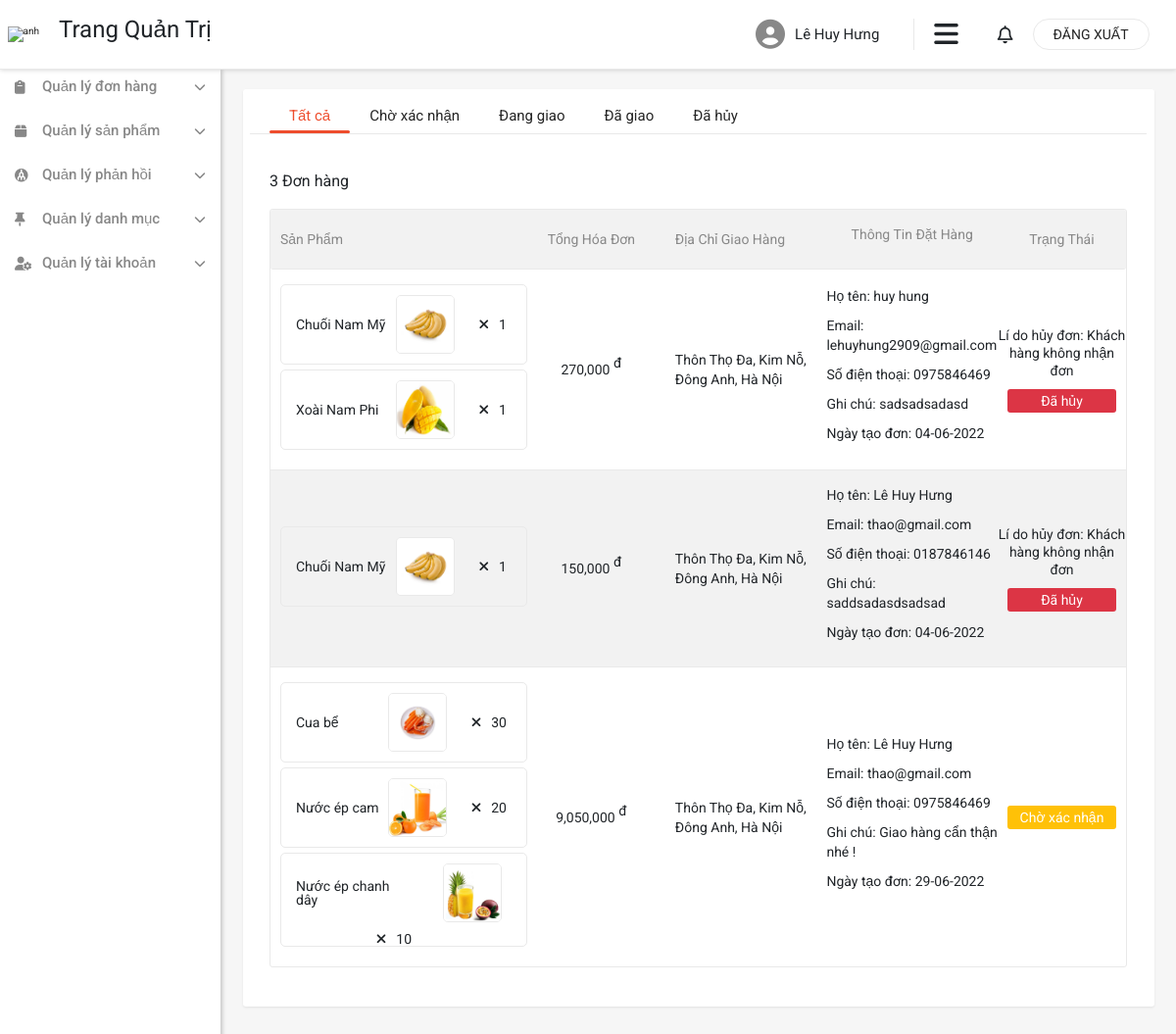
/admin/order/index.php (signed in), run on the app's committed database.
### tables this page shows
CREATE TABLE `order_detail` (
  `order_id` int(11) NOT NULL,
  `product_id` int(11) NOT NULL,
  `price` int(11) NOT NULL,
  `quantity` int(11) NOT NULL,
  `total` int(11) NOT NULL
);

CREATE TABLE `product` (
  `id` int(11) NOT NULL,
  `cate_id` int(11) NOT NULL,
  `title` varchar(100) NOT NULL,
  `price` int(11) NOT NULL,
  `unit` varchar(20) NOT NULL,
  `country` varchar(50) NOT NULL,
  `discount` int(11) NOT NULL,
  `quantity` int(11) NOT NULL,
  `description` longtext NOT NULL,
  `created_At` datetime NOT NULL,
  `updated_At` datetime NOT NULL,
  `deleted` int(11) NOT NULL DEFAULT 0
);

CREATE TABLE `galery` (
  `id` int(11) NOT NULL,
  `product_id` int(11) NOT NULL,
  `thumbnail` varchar(500) NOT NULL,
  `created_At` datetime NOT NULL
);

CREATE TABLE `orders` (
  `id` int(11) NOT NULL,
  `user_id` int(11) NOT NULL,
  `name` varchar(50) NOT NULL,
  `email` varchar(100) NOT NULL,
  `phone` varchar(20) NOT NULL,
  `address` varchar(300) NOT NULL,
  `note` varchar(500) NOT NULL,
  `order_date` datetime NOT NULL,
  `total_money` int(11) NOT NULL,
  `reason` varchar(200) NOT NULL,
  `status` int(11) NOT NULL DEFAULT 0
);

### database/dbhelper.php (called while the page is built, shortened)
<?php
function executeResult($sql, $isSingle = false)
{
    $data = null;
    $cont = mysqli_connect(HOST, USERNAME, PASSWORD, DATABASE);
    mysqli_set_charset($cont, "utf8");
    $result = mysqli_query($cont, $sql);
    if ($isSingle) {
        $data = mysqli_fetch_array($result, 1);
    } else {
        $data = [];
        while (($row = mysqli_fetch_array($result, 1)) != null) {
            $data[] = $row;
        }
    }
    return $data;
}

### admin/order/index.php (the view, shortened to what this page needs)
<?php
require_once '../../database/dbhelper.php';
$status = "";
$user_id = "";
$getOrder = "";
if (empty($status) && $status != 0) {
    $getOrder = "SELECT * FROM orders";
} else {
    if (!empty($user_id)) {
        $getOrder = "SELECT * FROM orders WHERE status = '$status' AND user_id =" . $user_id;
    } else {
        $getOrder = "SELECT * FROM orders WHERE status = '$status'";
    }
}
$orders = executeResult($getOrder);
$getOrderDetail = "SELECT order_id, product_id, title, order_detail.quantity FROM order_detail INNER JOIN product ON order_detail.product_id = product.id";
$orderDetails = executeResult($getOrderDetail);
$pro_ids = array();
$id_pro = "";
if (!empty($orderDetails)) {
    foreach ($orderDetails as $row) {
        $pro_ids[] = $row['product_id'];
    }
    $id_pro = "(" . implode(',', $pro_ids) . ")";
}
if (!empty($id_pro)) {
    $thumbnails = executeResult("SELECT * FROM galery WHERE product_id IN $id_pro");
}
?>
<!DOCTYPE html>
<html lang="en">
<head>
    <link href="https://cdn.jsdelivr.net/npm/bootstrap@5.1.3/dist/css/bootstrap.min.css" rel="stylesheet"
 />
    <link rel="stylesheet" href="https://cdnjs.cloudflare.com/ajax/libs/font-awesome/6.1.1/css/all.min.css"
 />
    <link rel="stylesheet" href="./../../dist/css/style.css" />
</head>
<?php
require_once './../inc/header.php';
?>
<body>
    <div class="row">
        <div class="col admin__component">
            <div class="container">
                <div class="row">
                    <div class="col orders shadow-sm">
                        <div class="orders__header">
                            <ul class="orders__tab">
                                <li class="orders__tab__item <?=$status == "" ? "active" : ""?>">
                                    <a href="./index.php<?=empty($user_id) ? "" : "?id=$user_id"?>">Tất cả</a>
                                </li>
                                <li class="orders__tab__item <?=$status == 0 ? "active" : ""?>">
                                    <a href="?status=0<?=empty($user_id) ? "" : "&id=$user_id"?>">Chờ xác nhận</a>
                                </li>
                                <li class="orders__tab__item <?=$status == 1 ? "active" : ""?>">
                                    <a href="?status=1<?=empty($user_id) ? "" : "&id=$user_id"?>">Đang giao</a>
                                </li>
                                <li class="orders__tab__item <?=$status == 2 ? "active" : ""?>">
                                    <a href="?status=2<?=empty($user_id) ? "" : "&id=$user_id"?>">Đã giao</a>
                                </li>
                                <li class="orders__tab__item <?=$status == 3 ? "active" : ""?>">
                                    <a href="?status=3<?=empty($user_id) ? "" : "&id=$user_id"?>">Đã hủy</a>
                                </li>
                                <div class="orders__tab__line"></div>
                            </ul>
                        </div>
                        <div class="orders__body">
                            <div class="orders__list">
                                <?php
if (count($orders) > 0) {
    echo '<div class="orders__list__header">
            <h2>' . count($orders) . ' Đơn hàng</h2>
        </div>';
}
?>
                                <div class="orders__list__body">
                                    <div class="orders__list__body__arr <?=count($orders) > 0 ? "" : "d-none"?>">
                                        <div class="orders__list__body__item orders__list__body__item--header">
                                            <div class="orders__list__body__item__products">
                                                <p>Sản phẩm</p>
                                            </div>
                                            <div class="orders__list__body__item__summary">
                                                <p>Tổng hóa đơn</p>
                                            </div>
                                            <div class="orders__list__body__item__address">
                                                <p>Địa chỉ giao hàng</p>
                                            </div>
                                            <div class="orders__list__body__item__info text-center">
                                                <p>Thông tin đặt hàng</p>
                                            </div>
                                            <div class="orders__list__body__item__status text-center">
                                                <p>Trạng thái</p>
                                            </div>
                                        </div>
                                        <?php
foreach ($orders as $row) {
    $status = "";
    $order_date = date_create($row['order_date']);
    switch ($row['status']) {
        case 0:
            $status = "Chờ xác nhận";
            break;
        case 3:
            $status = "Đã hủy";
            break;
    }
    echo '<div class="orders__list__body__item">
                <div class="orders__list__body__item__products">';
    foreach ($orderDetails as $item) {
        if ($item['order_id'] == $row['id']) {
            $thumbnail = "";
            foreach ($thumbnails as $img) {
                if ($img['product_id'] == $item['product_id']) {
                    $thumbnail = $img['thumbnail'];
                    break;
                }
            }
            echo '<div class="order__product">
                    <div class="d-flex align-items-center flex-grow-1 px-4">
                        <p class="order__product__title">
                            ' . $item['title'] . '
                        </p>
                        <img src="../../assets/thumbnail/' . $thumbnail . '" alt="anh"
                            class="order__product__pic" />
                    </div>
                    <div class="d-flex justify-content-between align-items-center">
                        <i class="fas fa-times"></i>
                        <p class="order__product__quantity">
                            ' . $item['quantity'] . '
                        </p>
                    </div>
                </div>';
        }
    }
    echo '</div>
                <div class="orders__list__body__item__summary text-center">
                    <p>
                        ' . number_format((int) $row['total_money']) . '
                        <sup>đ</sup>
                    </p>
                </div>
                <div class="orders__list__body__item__address">
                    <p>
                        ' . $row['address'] . '
                    </p>
                </div>
                <div class="orders__list__body__item__info">
                    <p>Họ tên: ' . $row['name'] . '</p>
                    <p>Email: ' . $row['email'] . '</p>
                    <p>Số điện thoại: ' . $row['phone'] . '</p>
                    <p>Ghi chú: ' . $row['note'] . '</p>
                    <p>Ngày tạo đơn: ' . date_format($order_date, "d-m-Y") . '</p>
                </div>
                <div class="orders__list__body__item__status text-center">';
    echo !empty($row['reason']) ? '<p class="reason">Lí do hủy đơn: ' . $row['reason'] . '</p>' : "";
    echo '<p class="status _' . $row['status'] . '">' . $status . '</p>';
    echo '</div>
            </div>';
}
?>
                                    </div>
                                </div>
                            </div>
                        </div>
                    </div>
                </div>
            </div>
        </div>
    </div>
    </div>
    </div>
    </div>
</body>
</html>

### data on the page
orders: total_money "270,000", address "Thôn Thọ Đa, Kim Nỗ, Đông Anh, Hà Nội", name "huy hung", email "lehuyhung2909@gmail.com", phone "0975846469", note "sadsadsadasd", order_date "04-06-2022", reason "Khách hàng không nhận đơn", status "Đã hủy"
order_detail: product.title "Chuối Nam Mỹ", galery.thumbnail (picture), quantity "1"
order_detail: product.title "Xoài Nam Phi", galery.thumbnail (picture), quantity "1"
orders: total_money "150,000", address "Thôn Thọ Đa, Kim Nỗ, Đông Anh, Hà Nội", name "Lê Huy Hưng", email "thao@gmail.com", phone "0187846146", note "saddsadasdsadsad", order_date "04-06-2022", reason "Khách hàng không nhận đơn", status "Đã hủy"
order_detail: product.title "Chuối Nam Mỹ", galery.thumbnail (picture), quantity "1"
orders: total_money "9,050,000", address "Thôn Thọ Đa, Kim Nỗ, Đông Anh, Hà Nội", name "Lê Huy Hưng", email "thao@gmail.com", phone "0975846469", note "Giao hàng cẩn thận nhé !", order_date "29-06-2022", status "Chờ xác nhận"
order_detail: product.title "Cua bể", galery.thumbnail (picture), quantity "30"
order_detail: product.title "Nước ép cam", galery.thumbnail (picture), quantity "20"
order_detail: product.title "Nước ép chanh dây", galery.thumbnail (picture), quantity "10"

### other printed values
$user['name'] "Lê Huy Hưng"
count($orders) "3"
